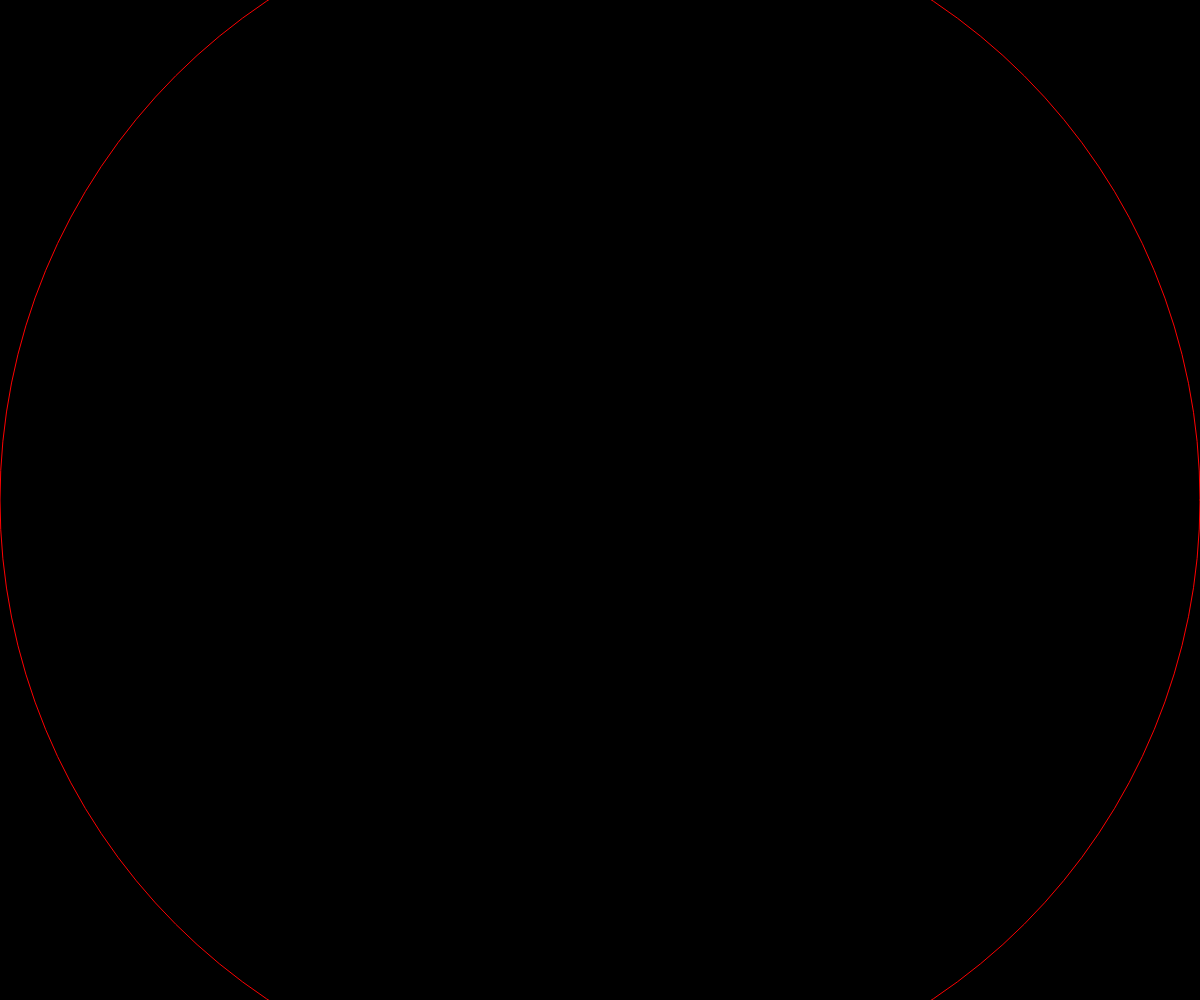
Frame 1 (no input)
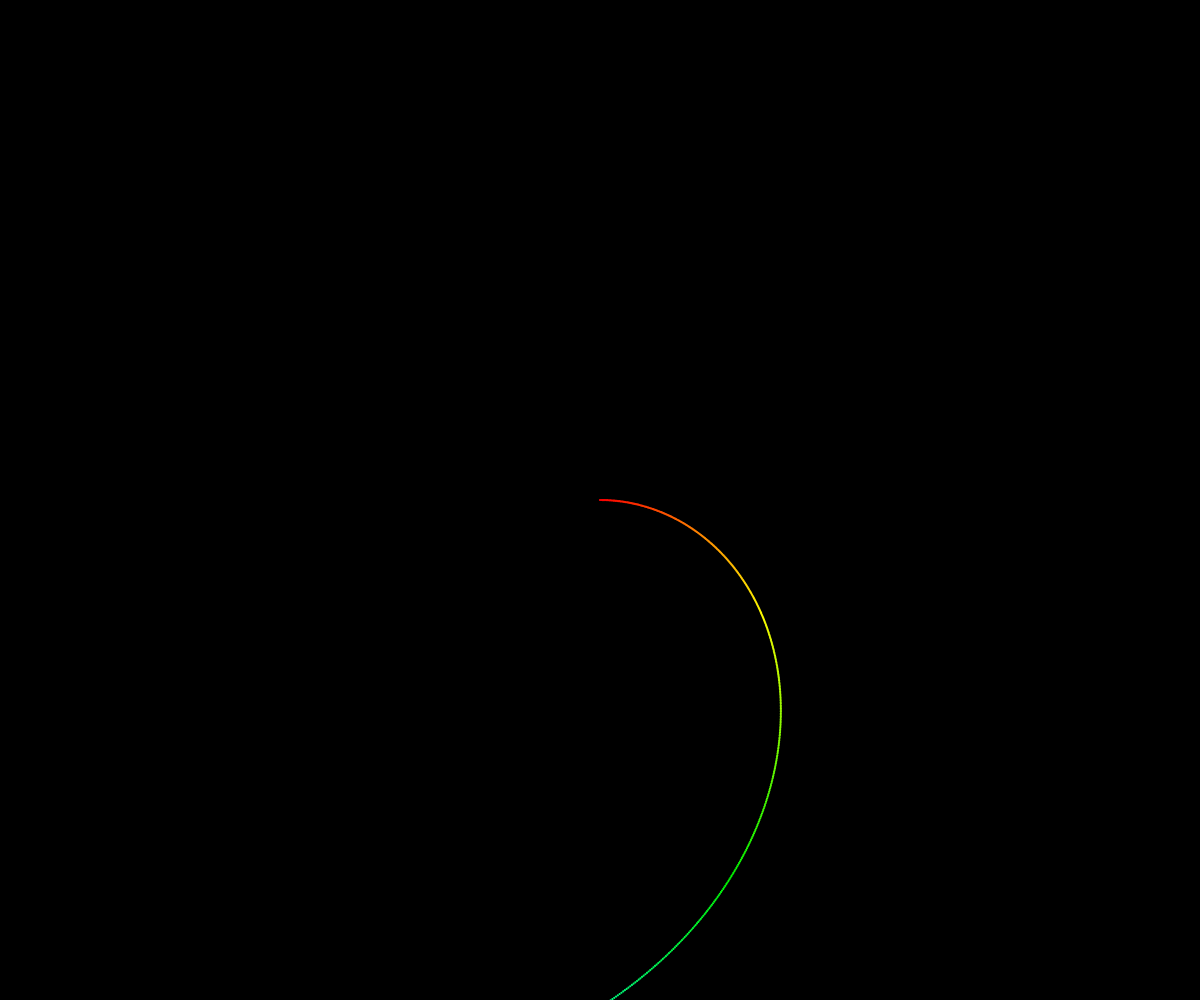
Frame 60 (no input)
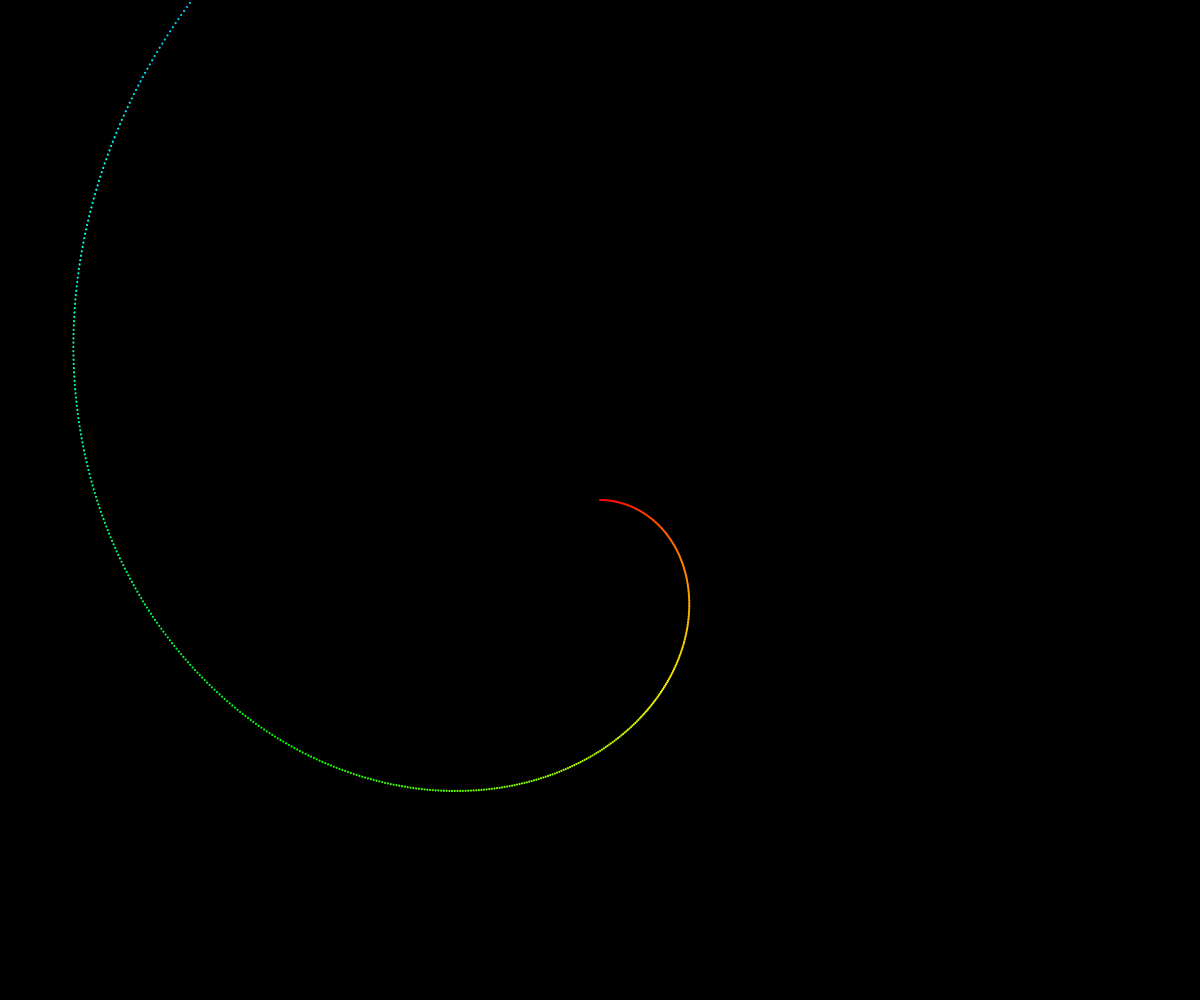
Frame 120 (the mouse pressed at the canvas centre since frame 60)

The p5.js sketch that drew these frames (run headless with seeded random() and noise() and a simulated clock; from frame 60 on, the mouse is pressed at the canvas centre):

// p5.js sketch
// ── sketch.js
//<reference path="./intellisense-config/p5.global-mode.d.ts"/>
//point variables
let point_num = 1;
let point_size;
const max_points = 1000;
//speed of zoom-out for animation
const k = 100;
//turns in TWO_PI * turns radians
let turns = 0;
const static_image = false;
// play animation
const zoom_out = false;
const increment = 1/(10e4);
const refresh_rate = 165;
//Golden ratio here (1.618... and 0.618... can be both interpreted as PHI)
const GOLDEN_RATIO = 0.61803398875;

function setup() {
  //Inital settings
  createCanvas(windowWidth, windowHeight);
  frameRate(refresh_rate);
  background(0);
  stroke(255);
  strokeWeight(1);
  noFill()
  ellipseMode(CENTER);
  
  if (!static_image) return;
  
  translate(width/2,height/2);
  //Drawing the static image with GOLDEN_RATIO turns
  turns = GOLDEN_RATIO;
  point_num = max_points
  point_size = width/point_num;

  for (let i = 0; i < point_num; i++) {
    colorMode(HSB, 360);
    stroke(360 * (i/point_num), 360, 360)
    rotate(TWO_PI * turns);
    ellipse(i * point_size, 0, point_size);
    colorMode(RGB, 255);
  }
}

function draw() {
  if (static_image) return;
  resizeCanvas(windowWidth, windowHeight);
  background(0);

  //Same as the static image drawing iteration but starting from 0 points.
  translate(width/2,height/2);
  point_size = width/point_num;

  for (let i = 0; i < point_num; i++) {
    colorMode(HSB, 360);
    stroke((360 * i)/point_num, 360, 360)
    rotate(TWO_PI * turns);
    ellipse(i * point_size, 0, point_size);
    colorMode(RGB, 255);
  }

  turns += increment;
  turns %= 1;

  if (zoom_out) {point_num += ((max_points - point_num) * k)/(max_points * refresh_rate);}
  else {point_num = max_points;}
}
